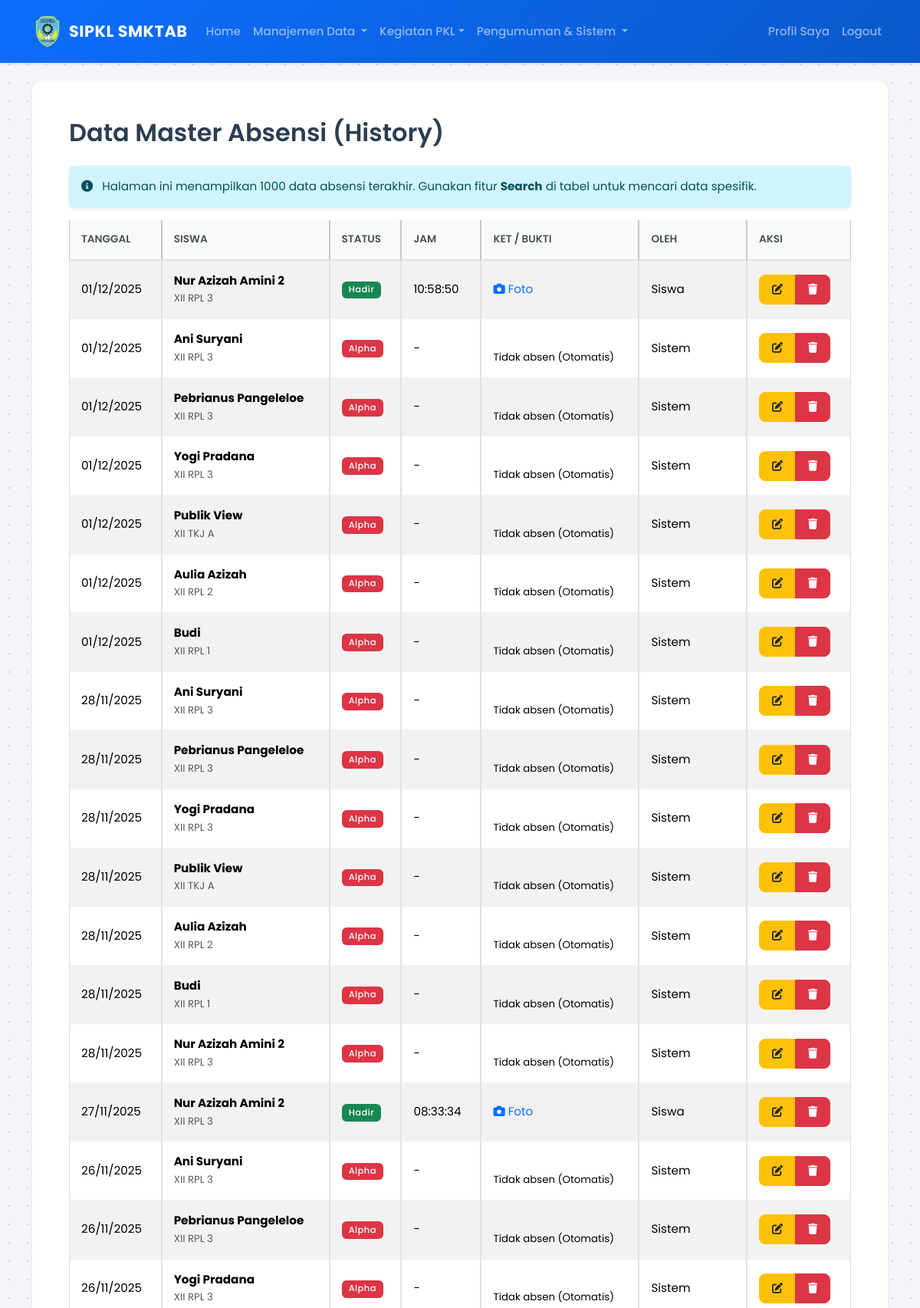
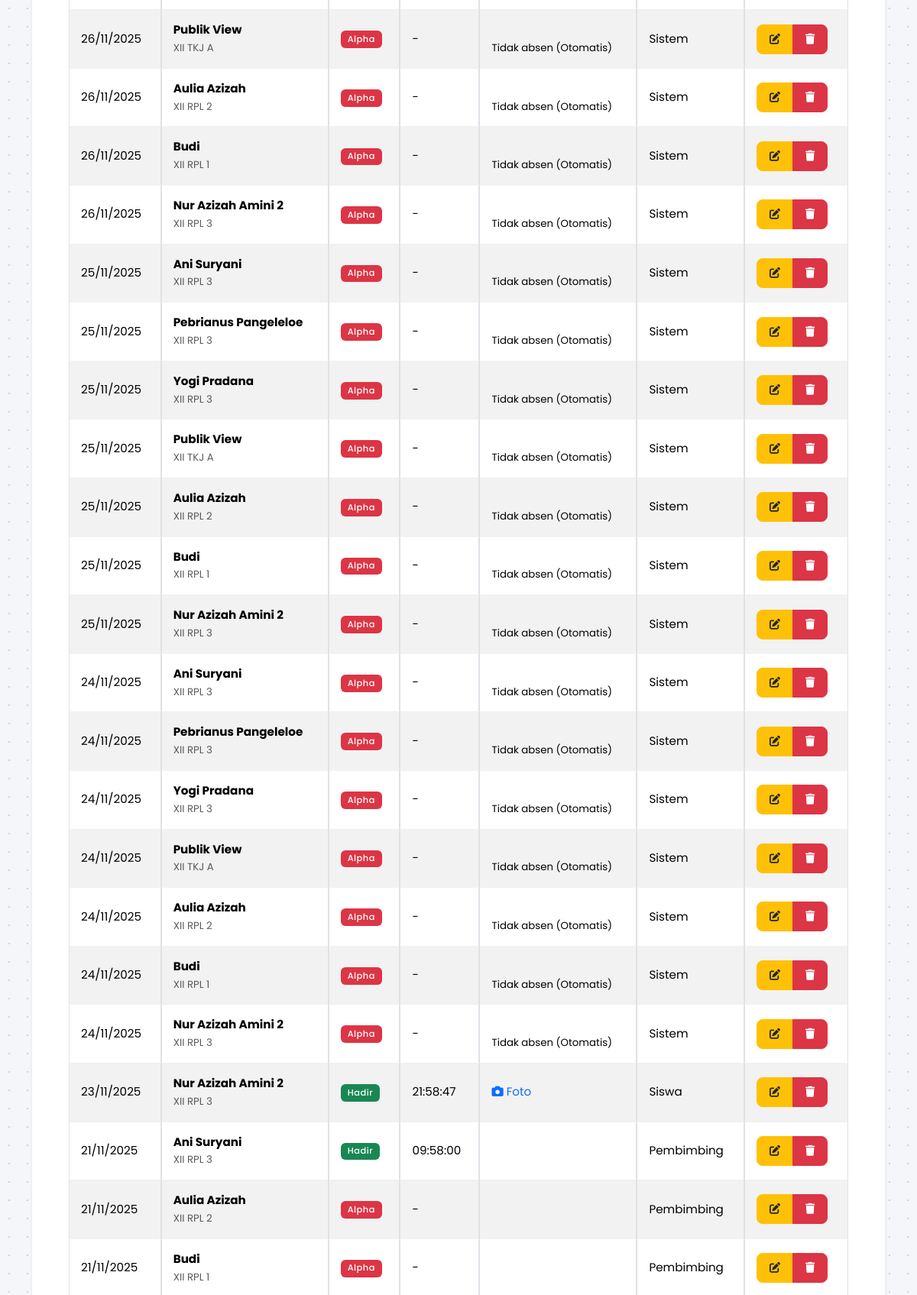
The page /index.php?page=admin/absensi_data (signed in, upper part) on the database its author committed (2 pictures, top to bottom).
### tables this page shows
CREATE TABLE `absensi` (
  `id_absensi` int(11) NOT NULL,
  `id_siswa` int(11) NOT NULL,
  `tanggal` date NOT NULL,
  `status` enum('Hadir','Izin','Sakit','Alpha') NOT NULL,
  `dicatat_oleh` enum('Siswa','Pembimbing','Admin','Sistem') NOT NULL,
  `id_pembimbing` int(11) DEFAULT NULL,
  `jam_absen` time DEFAULT NULL,
  `latitude` varchar(30) DEFAULT NULL,
  `longitude` varchar(30) DEFAULT NULL,
  `keterangan` text DEFAULT NULL,
  `bukti_foto` varchar(255) DEFAULT NULL
);

CREATE TABLE `siswa` (
  `id_siswa` int(11) NOT NULL,
  `nis` varchar(20) NOT NULL,
  `nama_lengkap` varchar(100) NOT NULL,
  `jurusan` varchar(50) DEFAULT NULL,
  `kelas` varchar(10) DEFAULT NULL,
  `id_perusahaan` int(11) DEFAULT NULL,
  `id_pembimbing` int(11) DEFAULT NULL
);

### pages/admin/absensi_data.php (the view, shortened to what this page needs)
<?php
try {
    $sql = "SELECT a.*, s.nama_lengkap, s.kelas
            FROM absensi a
            JOIN siswa s ON a.id_siswa = s.id_siswa
            ORDER BY a.tanggal DESC, a.jam_absen DESC LIMIT 1000";
    $absensi_list = $pdo->query($sql)->fetchAll(PDO::FETCH_ASSOC);
} catch (PDOException $e) { $absensi_list = []; }
?>
<h2 class="mb-4">Data Master Absensi (History)</h2>
<div class="alert alert-info border-0 shadow-sm">
    <i class="fas fa-info-circle me-2"></i> Halaman ini menampilkan 1000 data absensi terakhir. Gunakan fitur <strong>Search</strong> di tabel untuk mencari data spesifik.
</div>
<div class="table-responsive">
    <table class="table table-striped table-hover table-bordered datatable">
        <thead class="table-light">
            <tr>
                <th>Tanggal</th>
                <th>Siswa</th>
                <th>Status</th>
                <th>Jam</th>
                <th>Ket / Bukti</th>
                <th>Oleh</th>
                <th>Aksi</th>
            </tr>
        </thead>
        <tbody>
            <?php foreach ($absensi_list as $row): ?>
                <tr>
                    <td><?php echo date('d/m/Y', strtotime($row['tanggal'])); ?></td>
                    <td>
                        <strong><?php echo htmlspecialchars($row['nama_lengkap']); ?></strong><br>
                        <small class="text-muted"><?php echo htmlspecialchars($row['kelas']); ?></small>
                    </td>
                    <td>
                        <?php
                            $badge = ($row['status'] == 'Hadir') ? 'bg-success' : (($row['status'] == 'Alpha') ? 'bg-danger' : 'bg-warning text-dark');
                        ?>
                        <span class="badge <?php echo $badge; ?>"><?php echo $row['status']; ?></span>
                    </td>
                    <td><?php echo $row['jam_absen'] ? $row['jam_absen'] : '-'; ?></td>
                    <td>
                        <?php if($row['bukti_foto']): ?>
                            <a href="assets/uploads/<?php echo $row['bukti_foto']; ?>" target="_blank" class="text-decoration-none"><i class="fas fa-camera"></i> Foto</a>
                        <?php endif; ?>
                        <?php echo $row['keterangan'] ? '<br><small>'.htmlspecialchars($row['keterangan']).'</small>' : ''; ?>
                    </td>
                    <td><?php echo htmlspecialchars($row['dicatat_oleh']); ?></td>
                    <td>
                        <div class="btn-group" role="group">
                            <a href="index.php?page=admin/absensi_edit&id=<?php echo $row['id_absensi']; ?>" class="btn btn-sm btn-warning text-dark" title="Edit Data">
                                <i class="fas fa-edit"></i>
                            </a>
                            <a href="index.php?page=admin/absensi_data&aksi=hapus&id=<?php echo $row['id_absensi']; ?>" class="btn btn-sm btn-danger" onclick="return confirm('Hapus data absensi ini? Siswa akan dianggap belum absen pada tanggal tersebut.')" title="Hapus Permanen">
                                <i class="fas fa-trash"></i>
                            </a>
                        </div>
                    </td>
                </tr>
            <?php endforeach; ?>
        </tbody>
    </table>
</div>

### assets/css/style.css (style rules this page uses)
body { font-family: 'Poppins', sans-serif; background-color: #f4f6f9; color: #444; font-size: 0.95rem; }
h1, h2, h3, h4, h5, h6 { font-weight: 600; color: #2c3e50; }
.table { border-collapse: separate; border-spacing: 0; }
.table thead th { background-color: #f8f9fa; border-bottom: 2px solid #dee2e6; color: #495057; font-weight: 600; text-transform: uppercase; font-size: 0.85rem; padding: 15px; }
.table tbody td { padding: 15px; vertical-align: middle; border-bottom: 1px solid #f1f1f1; }
.badge { padding: 0.5em 0.8em; font-weight: 500; border-radius: 6px; letter-spacing: 0.5px; }
.btn { border-radius: 8px; padding: 8px 16px; font-weight: 500; transition: 0.2s; }
body { background-color: #f5f7fa; background-image: radial-gradient(#cbd5e1 1.5px, transparent 1.5px); background-size: 24px 24px; min-height: 100vh; margin: 0; }

### rows shown on the page
absensi: tanggal "01/12/2025", id_siswa.nama_lengkap "Nur Azizah Amini 2", id_siswa.kelas "XII RPL 3", status "Hadir", jam_absen "10:58:50", dicatat_oleh "Siswa"
absensi: tanggal "01/12/2025", id_siswa.nama_lengkap "Ani Suryani", id_siswa.kelas "XII RPL 3", status "Alpha", keterangan "Tidak absen (Otomatis)", dicatat_oleh "Sistem"
absensi: tanggal "01/12/2025", id_siswa.nama_lengkap "Pebrianus Pangeleloe", id_siswa.kelas "XII RPL 3", status "Alpha", keterangan "Tidak absen (Otomatis)", dicatat_oleh "Sistem"
absensi: tanggal "01/12/2025", id_siswa.nama_lengkap "Yogi Pradana", id_siswa.kelas "XII RPL 3", status "Alpha", keterangan "Tidak absen (Otomatis)", dicatat_oleh "Sistem"
absensi: tanggal "01/12/2025", id_siswa.nama_lengkap "Publik View", id_siswa.kelas "XII TKJ A", status "Alpha", keterangan "Tidak absen (Otomatis)", dicatat_oleh "Sistem"
absensi: tanggal "01/12/2025", id_siswa.nama_lengkap "Aulia Azizah", id_siswa.kelas "XII RPL 2", status "Alpha", keterangan "Tidak absen (Otomatis)", dicatat_oleh "Sistem"
absensi: tanggal "01/12/2025", id_siswa.nama_lengkap "Budi", id_siswa.kelas "XII RPL 1", status "Alpha", keterangan "Tidak absen (Otomatis)", dicatat_oleh "Sistem"
absensi: tanggal "28/11/2025", id_siswa.nama_lengkap "Ani Suryani", id_siswa.kelas "XII RPL 3", status "Alpha", keterangan "Tidak absen (Otomatis)", dicatat_oleh "Sistem"
absensi: tanggal "28/11/2025", id_siswa.nama_lengkap "Pebrianus Pangeleloe", id_siswa.kelas "XII RPL 3", status "Alpha", keterangan "Tidak absen (Otomatis)", dicatat_oleh "Sistem"
absensi: tanggal "28/11/2025", id_siswa.nama_lengkap "Yogi Pradana", id_siswa.kelas "XII RPL 3", status "Alpha", keterangan "Tidak absen (Otomatis)", dicatat_oleh "Sistem"
absensi: tanggal "28/11/2025", id_siswa.nama_lengkap "Publik View", id_siswa.kelas "XII TKJ A", status "Alpha", keterangan "Tidak absen (Otomatis)", dicatat_oleh "Sistem"
absensi: tanggal "28/11/2025", id_siswa.nama_lengkap "Aulia Azizah", id_siswa.kelas "XII RPL 2", status "Alpha", keterangan "Tidak absen (Otomatis)", dicatat_oleh "Sistem"
absensi: tanggal "28/11/2025", id_siswa.nama_lengkap "Budi", id_siswa.kelas "XII RPL 1", status "Alpha", keterangan "Tidak absen (Otomatis)", dicatat_oleh "Sistem"
absensi: tanggal "28/11/2025", id_siswa.nama_lengkap "Nur Azizah Amini 2", id_siswa.kelas "XII RPL 3", status "Alpha", keterangan "Tidak absen (Otomatis)", dicatat_oleh "Sistem"
absensi: tanggal "27/11/2025", id_siswa.nama_lengkap "Nur Azizah Amini 2", id_siswa.kelas "XII RPL 3", status "Hadir", jam_absen "08:33:34", dicatat_oleh "Siswa"
absensi: tanggal "26/11/2025", id_siswa.nama_lengkap "Ani Suryani", id_siswa.kelas "XII RPL 3", status "Alpha", keterangan "Tidak absen (Otomatis)", dicatat_oleh "Sistem"
absensi: tanggal "26/11/2025", id_siswa.nama_lengkap "Pebrianus Pangeleloe", id_siswa.kelas "XII RPL 3", status "Alpha", keterangan "Tidak absen (Otomatis)", dicatat_oleh "Sistem"
absensi: tanggal "26/11/2025", id_siswa.nama_lengkap "Yogi Pradana", id_siswa.kelas "XII RPL 3", status "Alpha", keterangan "Tidak absen (Otomatis)", dicatat_oleh "Sistem"
absensi: tanggal "26/11/2025", id_siswa.nama_lengkap "Publik View", id_siswa.kelas "XII TKJ A", status "Alpha", keterangan "Tidak absen (Otomatis)", dicatat_oleh "Sistem"
absensi: tanggal "26/11/2025", id_siswa.nama_lengkap "Aulia Azizah", id_siswa.kelas "XII RPL 2", status "Alpha", keterangan "Tidak absen (Otomatis)", dicatat_oleh "Sistem"
absensi: tanggal "26/11/2025", id_siswa.nama_lengkap "Budi", id_siswa.kelas "XII RPL 1", status "Alpha", keterangan "Tidak absen (Otomatis)", dicatat_oleh "Sistem"
absensi: tanggal "26/11/2025", id_siswa.nama_lengkap "Nur Azizah Amini 2", id_siswa.kelas "XII RPL 3", status "Alpha", keterangan "Tidak absen (Otomatis)", dicatat_oleh "Sistem"
absensi: tanggal "25/11/2025", id_siswa.nama_lengkap "Ani Suryani", id_siswa.kelas "XII RPL 3", status "Alpha", keterangan "Tidak absen (Otomatis)", dicatat_oleh "Sistem"
absensi: tanggal "25/11/2025", id_siswa.nama_lengkap "Pebrianus Pangeleloe", id_siswa.kelas "XII RPL 3", status "Alpha", keterangan "Tidak absen (Otomatis)", dicatat_oleh "Sistem"
absensi: tanggal "25/11/2025", id_siswa.nama_lengkap "Yogi Pradana", id_siswa.kelas "XII RPL 3", status "Alpha", keterangan "Tidak absen (Otomatis)", dicatat_oleh "Sistem"
absensi: tanggal "25/11/2025", id_siswa.nama_lengkap "Publik View", id_siswa.kelas "XII TKJ A", status "Alpha", keterangan "Tidak absen (Otomatis)", dicatat_oleh "Sistem"
absensi: tanggal "25/11/2025", id_siswa.nama_lengkap "Aulia Azizah", id_siswa.kelas "XII RPL 2", status "Alpha", keterangan "Tidak absen (Otomatis)", dicatat_oleh "Sistem"
absensi: tanggal "25/11/2025", id_siswa.nama_lengkap "Budi", id_siswa.kelas "XII RPL 1", status "Alpha", keterangan "Tidak absen (Otomatis)", dicatat_oleh "Sistem"
absensi: tanggal "25/11/2025", id_siswa.nama_lengkap "Nur Azizah Amini 2", id_siswa.kelas "XII RPL 3", status "Alpha", keterangan "Tidak absen (Otomatis)", dicatat_oleh "Sistem"
absensi: tanggal "24/11/2025", id_siswa.nama_lengkap "Ani Suryani", id_siswa.kelas "XII RPL 3", status "Alpha", keterangan "Tidak absen (Otomatis)", dicatat_oleh "Sistem"
absensi: tanggal "24/11/2025", id_siswa.nama_lengkap "Pebrianus Pangeleloe", id_siswa.kelas "XII RPL 3", status "Alpha", keterangan "Tidak absen (Otomatis)", dicatat_oleh "Sistem"
absensi: tanggal "24/11/2025", id_siswa.nama_lengkap "Yogi Pradana", id_siswa.kelas "XII RPL 3", status "Alpha", keterangan "Tidak absen (Otomatis)", dicatat_oleh "Sistem"
absensi: tanggal "24/11/2025", id_siswa.nama_lengkap "Publik View", id_siswa.kelas "XII TKJ A", status "Alpha", keterangan "Tidak absen (Otomatis)", dicatat_oleh "Sistem"
absensi: tanggal "24/11/2025", id_siswa.nama_lengkap "Aulia Azizah", id_siswa.kelas "XII RPL 2", status "Alpha", keterangan "Tidak absen (Otomatis)", dicatat_oleh "Sistem"
absensi: tanggal "24/11/2025", id_siswa.nama_lengkap "Budi", id_siswa.kelas "XII RPL 1", status "Alpha", keterangan "Tidak absen (Otomatis)", dicatat_oleh "Sistem"
absensi: tanggal "24/11/2025", id_siswa.nama_lengkap "Nur Azizah Amini 2", id_siswa.kelas "XII RPL 3", status "Alpha", keterangan "Tidak absen (Otomatis)", dicatat_oleh "Sistem"
absensi: tanggal "23/11/2025", id_siswa.nama_lengkap "Nur Azizah Amini 2", id_siswa.kelas "XII RPL 3", status "Hadir", jam_absen "21:58:47", dicatat_oleh "Siswa"
absensi: tanggal "21/11/2025", id_siswa.nama_lengkap "Ani Suryani", id_siswa.kelas "XII RPL 3", status "Hadir", jam_absen "09:58:00", dicatat_oleh "Pembimbing"
absensi: tanggal "21/11/2025", id_siswa.nama_lengkap "Aulia Azizah", id_siswa.kelas "XII RPL 2", status "Alpha", dicatat_oleh "Pembimbing"
absensi: tanggal "21/11/2025", id_siswa.nama_lengkap "Budi", id_siswa.kelas "XII RPL 1", status "Alpha", dicatat_oleh "Pembimbing"
